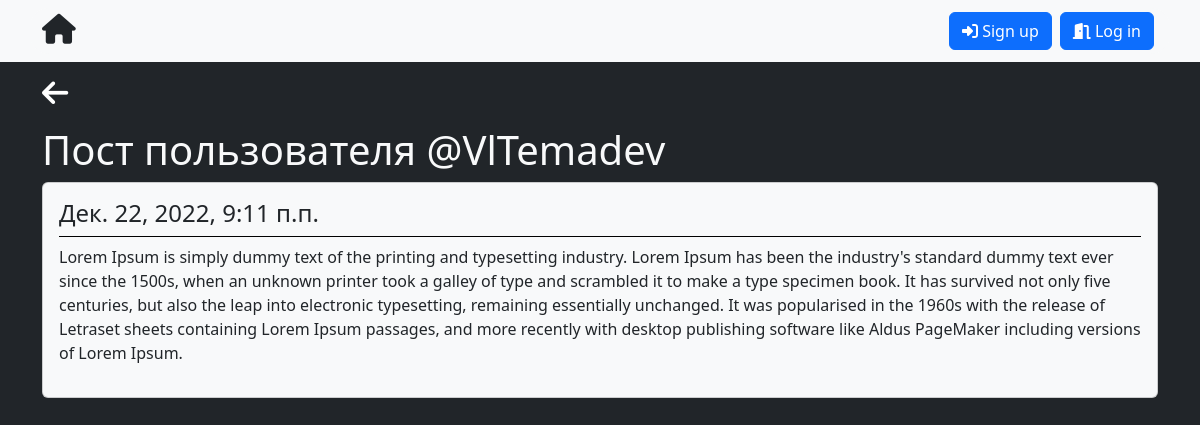
/post/view/1, run on the app's committed database.
### crudApp/models.py (models this page shows, shortened)
class Post(models.Model):
    userPost = models.ForeignKey(User, on_delete=models.CASCADE, verbose_name="Post by", default="", null=True)
    content = models.TextField('Контент')
    postDate = models.DateTimeField('Дата публикации', default=datetime.now)
    class Meta:
        verbose_name = "Пост"
        verbose_name_plural = "Посты"

### crudApp/views.py (the view)
# urls.py: path('post/view/<int:pk>', views.postDetail, name='postDetail'),
def postDetail(request, pk):
    post = get_object_or_404(Post, pk=pk)
    return render(request, "pages/post-detail.html", {
        'post': post
    })

### crudApp/templates/pages/post-detail.html (shortened to what this page needs)
{% extends '../base.html' %}
{% block content %}
<nav aria-label="breadcrumb">
  <ol class="breadcrumb">
    <li class="breadcrumb-item" aria-current="page"><a href="{% url 'postt' %}"><i style="font-size: 30px; color: white;" class="fa-solid fa-arrow-left"></i></a></li>
  </ol>
</nav>
<h1 class="title text-light">Пост пользователя @{{post.userPost.username}}</h1>
        <div class="card bg-light text-dark mb-3">
            <div class="card-body">
                <div style="border-bottom: solid black 1px;">
                    <h4 class="subtitle is-4">{{ post.postDate }}</h4>
                </div>
                    <p class="mt-2">{{ post.content }}</p>
            </div>
        </div>
{% endblock %}

### crudApp/templates/base.html (shortened to what this page needs)
{% load static %}
<!DOCTYPE html>
<html lang="en">
<head>
    <link rel="stylesheet" href="https://cdnjs.cloudflare.com/ajax/libs/twitter-bootstrap/5.2.3/css/bootstrap.min.css" />
    <link rel="stylesheet" href="{% static 'css/style.css' %}">
    <link rel="stylesheet" href="https://cdnjs.cloudflare.com/ajax/libs/font-awesome/6.2.1/css/all.min.css" />
</head>
<body>
       <nav style="" class="navbar navbar-expand-lg bg-light">
            <div style="border-radius: 20px;" class="container bg-light">
            <a class="navbar-brand text-dark" href="{% url 'home' %}"><i style="font-size: 30px;"class="fa-solid fa-house"></i></a>
                <div class="offcanvas offcanvas-start bg-dark" data-bs-scroll="true" data-bs-backdrop="false" tabindex="-1" id="offcanvasScrolling" aria-labelledby="offcanvasScrollingLabel">
                  <div class="offcanvas-body" style="flex-direction: row-reverse;">
                    <ul class="navbar-nav">
                    {% if user.is_authenticated %}
                     <li class="nav-item p-1">
                        <a href="{% url 'postt' %}" class="btn btn-primary w-100">Посты</a>
                    </li>
                    <li class="nav-item p-1 bg-outline-info">
                        <a href="{% url 'addPost' %}" class="btn btn-success w-100">Добавить пост</a>
                    </li>
                        <li class="nav-item p-1 bg-outline-info">
                            <a href="{% url 'logoutUser' %}" class="btn btn-primary w-100">Logout</a>
                        </li>
                      {% else %}
                      <li class="nav-item p-1 bg-outline-info">
                        <a class="btn btn-primary w-100" href="{% url 'signUp' %}"><i class="fas fa-sign-in-alt"></i>&nbsp;Sign up</a>
                        </li>
                          <li class="nav-item p-1 bg-outline-info">
                             <a class="btn btn-primary w-100"  href="{% url 'logIn' %}"><i class="fas fa-door-open"></i>&nbsp;Log in</a>
                                   </li>
                                      {% endif %}
                                </ul>
                        </div>
                    </div>
                </div>
        </nav>
        <div class="container mt-3 mb-3">
            {% block content %}
            {% endblock %}
        </div>
</body>
</html>

### crudApp/static/css/style.css (style rules this page uses)
body { background-color: #212529; }

### data on the page
Post: userPost.username "VlTemadev", postDate "Дек. 22, 2022, 9:11 п.п.", content "Lorem Ipsum is simply dummy text of the printing and typesetting industry. Lorem Ipsum has been the industry's standard dummy text ever since the 1500s, when an unknown printer took a galley of type and scrambled it to make a type specimen book. It has survived not only five centuries, but also the leap into electronic typesetting, remaining essentially unchanged. It was popularised in the 1960s with the release of Letraset sheets containing Lorem Ipsum passages, and more recently with desktop publishing software like Aldus PageMaker including versions of Lorem Ipsum."
